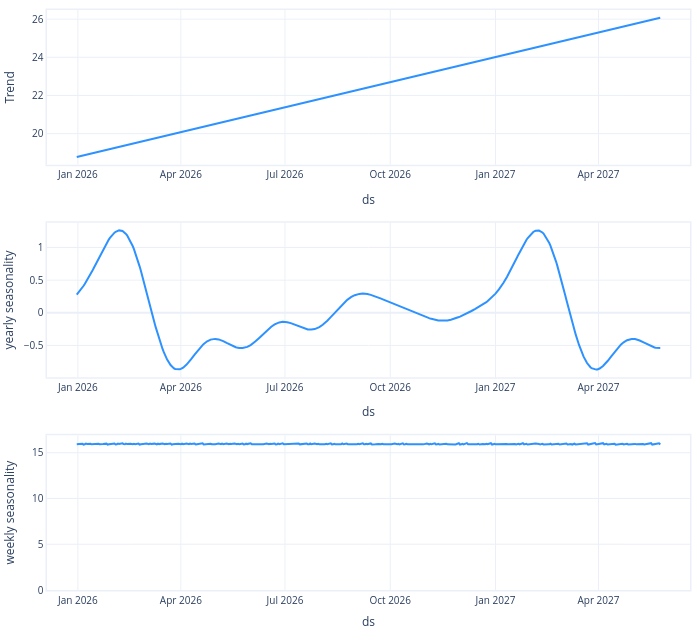

The code cell stored with this chart in its notebook:
### Code cell
modelo.plot_components(previsoes_futuras)

### Figure 1 — Plotly figure (JSON) as saved in the notebook; plotly's stock layout.template omitted (floating-point values rounded to 4 significant figures; data arrays with more than 128 entries replaced by an {"elided": "..."} marker saying what was removed)
{"data": [{"line": {"color": "#2d92ff", "width": 2}, "mode": "lines", "name": "Trend", "showlegend": false, "type": "scatter", "x": {"elided": "365 str values"}, "xaxis": "x", "y": {"elided": "365 float values"}, "yaxis": "y"}, {"line": {"color": "#2d92ff", "width": 2}, "mode": "lines", "name": "yearly seasonality", "showlegend": false, "type": "scatter", "x": {"elided": "365 str values"}, "xaxis": "x2", "y": {"elided": "365 float values"}, "yaxis": "y2"}, {"line": {"color": "#2d92ff", "width": 2}, "mode": "lines", "name": "weekly seasonality", "showlegend": false, "type": "scatter", "x": {"elided": "365 str values"}, "xaxis": "x3", "y": {"elided": "365 float values"}, "yaxis": "y3"}], "layout": {"autosize": true, "font": {"size": 10}, "height": 630, "hovermode": "x unified", "legend": {"traceorder": "reversed", "y": 0.1}, "margin": {"b": 0, "l": 0, "pad": 0, "r": 10, "t": 10}, "title": {"font": {"size": 12}}, "width": 700, "xaxis": {"anchor": "y", "domain": [0, 1], "linewidth": 1.5, "mirror": true, "range": ["2025-12-05T00:00:00", "2027-06-20T00:00:00"], "showline": true, "title": {"text": "ds"}, "type": "date"}, "xaxis2": {"anchor": "y2", "domain": [0, 1], "linewidth": 1.5, "mirror": true, "range": ["2025-12-05T00:00:00", "2027-06-20T00:00:00"], "showline": true, "title": {"text": "ds"}, "type": "date"}, "xaxis3": {"anchor": "y3", "domain": [0, 1], "linewidth": 1.5, "mirror": true, "range": ["2025-12-05T00:00:00", "2027-06-20T00:00:00"], "showline": true, "title": {"text": "ds"}, "type": "date"}, "yaxis": {"anchor": "x", "domain": [0.7333, 1], "linewidth": 1.5, "mirror": true, "rangemode": "normal", "showline": true, "title": {"text": "Trend"}}, "yaxis2": {"anchor": "x2", "domain": [0.3667, 0.6333], "linewidth": 1.5, "mirror": true, "rangemode": "tozero", "showline": true, "title": {"text": "yearly seasonality"}}, "yaxis3": {"anchor": "x3", "domain": [0, 0.2667], "linewidth": 1.5, "mirror": true, "rangemode": "tozero", "showline": true, "title": {"text": "weekly seasonality"}}}}
